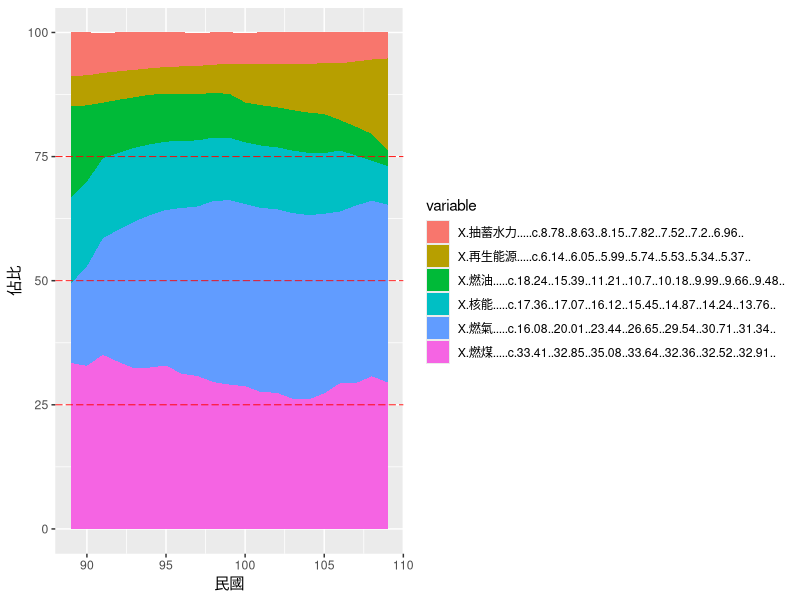
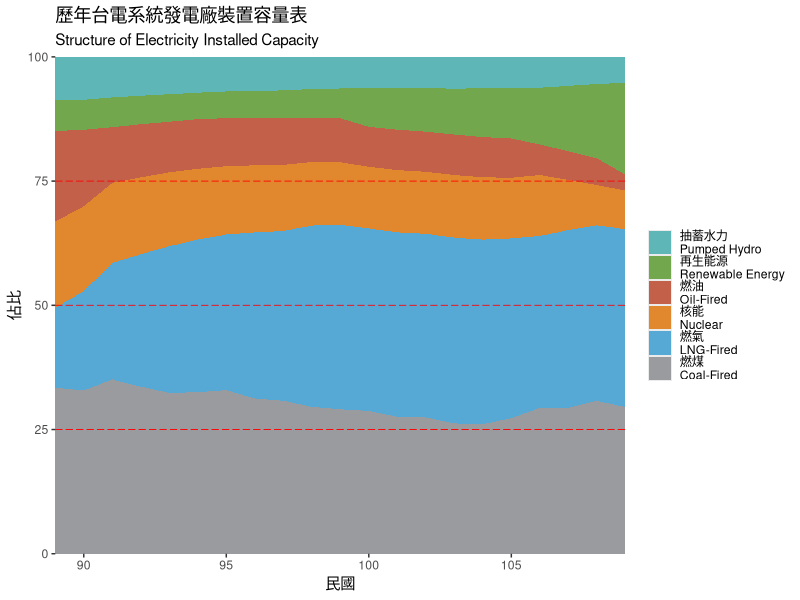

Generate these figures, in order, with R:
library(reshape)
library(ggplot2)
data3 <-data.frame("Year"=c(89:109),
                   "抽蓄水力"<-c(8.78,8.63,8.15,7.82,7.52,7.20,6.96,6.83,6.74,6.47,6.36,6.28,6.35,6.32,6.38,6.34,6.18,6.21,5.83,5.45,5.23),
                   "再生能源"<-c(6.14,6.05,5.99,5.74,5.53,5.34,5.37,5.52,5.65,5.73,5.99,7.80,8.31,8.73,9.25,9.80,10.26,11.43,13.16,14.97,18.48),
                   "燃油"<-c(18.24,15.39,11.21,10.70,10.18,9.99,9.66,9.48,9.34,8.97,8.86,8.03,8.12,8.08,8.15,8.10,7.89,6.14,5.76,5.38,3.20),
                   "核能"<-c(17.36,17.07,16.12,15.45,14.87,14.24,13.76,13.51,13.31,12.78,12.57,12.42,12.55,12.49,12.61,12.54,12.21,12.28,10.10,8.10,7.78),
                   "燃氣"<-c(16.08,20.01,23.44,26.65,29.54,30.71,31.34,33.42,34.16,36.49,37.14,36.72,37.10,36.95,37.38,37.15,36.18,34.58,35.80,35.34,35.78),
                   "燃煤"<-c(33.41,32.85,35.08,33.64,32.36,32.52,32.91,31.24,30.79,29.56,29.08,28.74,27.57,27.43,26.23,26.07,27.29,29.36,29.35,30.76,29.53)
)
data4 <- melt(data3,id.var ="Year")
plot(ggplot(data4, aes(x = Year, y = value, fill = variable)) +
       geom_area(stat ="identity")+
       labs( x="民國",y = "佔比",size=10)+
       geom_hline(yintercept =25,color="red",linetype=5,size=0.3)+
       geom_hline(yintercept =50,color="red",linetype=5,size=0.3)+
       geom_hline(yintercept =75,color="red",linetype=5,size=0.3))+
  scale_y_continuous (expand = c(0,0))+
  scale_x_continuous (expand = c(0,0))+
  labs( title = "歷年台電系統發電廠裝置容量表",subtitle = "Structure of Electricity Installed Capacity")+
  scale_fill_manual(values =c("#5eb7b6","#73a74d","#c2604a","#e1872e","#57a9d5","#999b9f"),names(NULL),
                    labels=c("抽蓄水力
Pumped Hydro","再生能源
Renewable Energy","燃油
Oil-Fired","核能
Nuclear","燃氣
LNG-Fired","燃煤
Coal-Fired"))
